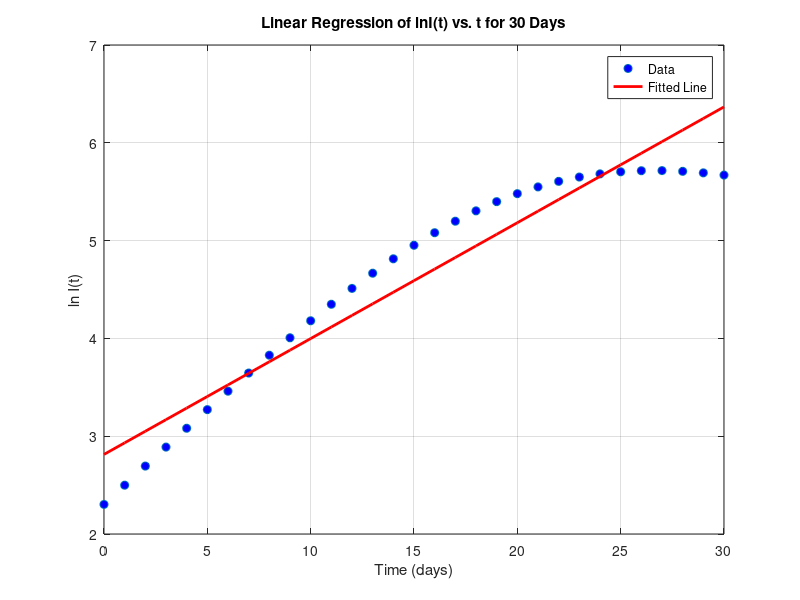
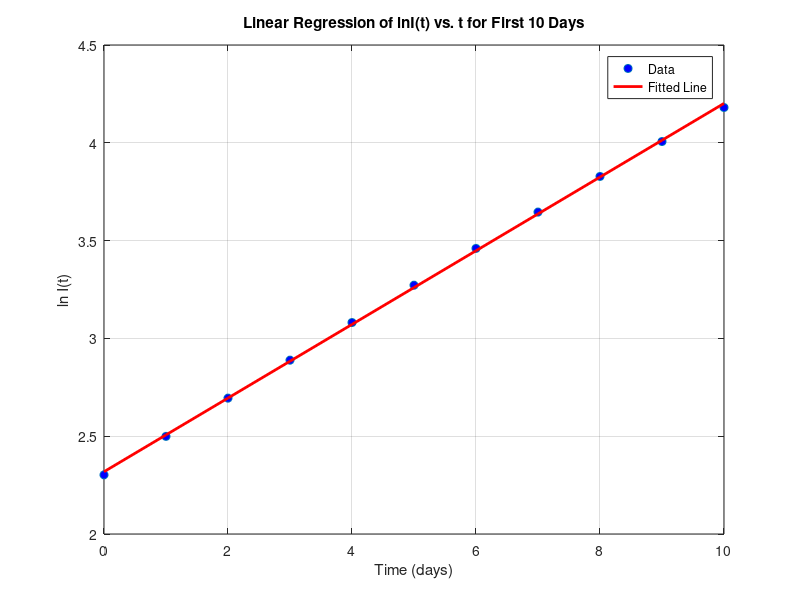

These charts were generated, in order, by the following MATLAB code:
%% Part III: Linear Least Squares 
S(1) = 990;  
I(1) = 10;   
R(1) = 0;    
h = 1;       
Time = 30;   
N_total = 1000;  
Beta = 0.3;  
gamma = 0.1; 

N = @(S, I, R) S + I + R; 
dSdt = @(N_pop, S_curr, I_curr) (-Beta / N_pop) * S_curr * I_curr;        
dIdt = @(N_pop, S_curr, I_curr) (Beta / N_pop) * S_curr * I_curr - gamma * I_curr; 
dRdt = @(I_curr) gamma * I_curr;  

Population(1) = S(1) + I(1) + R(1);
Population2(1) = 0;  
Population3(1) = 0;
Population4(1) = 0;

for i = 1:Time
    Population(i+1) = N(S(i), I(i), R(i));
    K1Susceptible = dSdt(Population(i), S(i), I(i));
    K1Infected = dIdt(Population(i), S(i), I(i));
    K1Recovered = dRdt(I(i));
    K2S = S(i) + 0.5 * K1Susceptible * h;
    K2I = I(i) + 0.5 * K1Infected * h;
    K2R = R(i) + 0.5 * K1Recovered * h;
    Population2(i+1) = N(K2S, K2I, K2R);
    K2Susceptible = dSdt(Population2(i+1), K2S, K2I);
    K2Infected = dIdt(Population2(i+1), K2S, K2I);
    K2Recovered = dRdt(K2I);
    K3S = S(i) + 0.5 * K2Susceptible * h;
    K3I = I(i) + 0.5 * K2Infected * h;
    K3R = R(i) + 0.5 * K2Recovered * h;
    Population3(i+1) = N(K3S, K3I, K3R);
    K3Susceptible = dSdt(Population3(i+1), K3S, K3I);
    K3Infected = dIdt(Population3(i+1), K3S, K3I);
    K3Recovered = dRdt(K3I);
    K4S = S(i) + K3Susceptible * h;
    K4I = I(i) + K3Infected * h;
    K4R = R(i) + K3Recovered * h;
    Population4(i+1) = N(K4S, K4I, K4R);
    K4Susceptible = dSdt(Population4(i+1), K4S, K4I);
    K4Infected = dIdt(Population4(i+1), K4S, K4I);
    K4Recovered = dRdt(K4I);
    S(i+1) = S(i) + (h / 6) * (K1Susceptible + 2 * K2Susceptible + 2 * K3Susceptible + K4Susceptible);
    I(i+1) = I(i) + (h / 6) * (K1Infected + 2 * K2Infected + 2 * K3Infected + K4Infected);
    R(i+1) = R(i) + (h / 6) * (K1Recovered + 2 * K2Recovered + 2 * K3Recovered + K4Recovered);
end

t = 0:h:Time;  
I_t = I;       
ln_I_t = log(I_t);
n = length(t);

sum_t = sum(t);
sum_lnI = sum(ln_I_t);
sum_t_lnI = sum(t .* ln_I_t);
sum_t_squared = sum(t.^2);

numerator_k = n * sum_t_lnI - sum_t * sum_lnI;
denominator_k = n * sum_t_squared - sum_t^2;
k_est = numerator_k / denominator_k;

ln_I0_est = (sum_lnI - k_est * sum_t) / n;
I0_est = exp(ln_I0_est);

beta_est = (k_est + gamma) * N_total / S(1);

fprintf('Using 30 days of data:\n');
fprintf('Estimated I(0) = %.5f, True I(0) = %.5f\n', I0_est, I(1));
fprintf('Estimated beta = %.5f, True beta = %.5f\n', beta_est, Beta);

n_10 = 11;  % Number of data points from t = 0 to t = 10
t_10 = t(1:n_10);
ln_I_t_10 = ln_I_t(1:n_10);

sum_t_10 = sum(t_10);
sum_lnI_10 = sum(ln_I_t_10);
sum_t_lnI_10 = sum(t_10 .* ln_I_t_10);
sum_t_squared_10 = sum(t_10.^2);
numerator_k_10 = n_10 * sum_t_lnI_10 - sum_t_10 * sum_lnI_10;
denominator_k_10 = n_10 * sum_t_squared_10 - sum_t_10^2;
k_est_10 = numerator_k_10 / denominator_k_10;

ln_I0_est_10 = (sum_lnI_10 - k_est_10 * sum_t_10) / n_10;
I0_est_10 = exp(ln_I0_est_10);

beta_est_10 = (k_est_10 + gamma) * N_total / S(1);

fprintf('\nUsing first 10 days of data:\n');
fprintf('Estimated I(0) = %.5f, True I(0) = %.5f\n', I0_est_10, I(1));
fprintf('Estimated beta = %.5f, True beta = %.5f\n', beta_est_10, Beta);

figure;
plot(t, ln_I_t, 'o', 'MarkerFaceColor', 'b');
hold on;
ln_I_fit = ln_I0_est + k_est * t;
plot(t, ln_I_fit, 'r-', 'LineWidth', 2);
title('Linear Regression of lnI(t) vs. t for 30 Days');
xlabel('Time (days)');
ylabel('ln I(t)');
legend('Data', 'Fitted Line');
grid on;
hold off;

figure;
plot(t_10, ln_I_t_10, 'o', 'MarkerFaceColor', 'b'); 
hold on;
ln_I_fit_10 = ln_I0_est_10 + k_est_10 * t_10;
plot(t_10, ln_I_fit_10, 'r-', 'LineWidth', 2);
title('Linear Regression of lnI(t) vs. t for First 10 Days');
xlabel('Time (days)');
ylabel('ln I(t)');
legend('Data', 'Fitted Line');
grid on;
hold off;